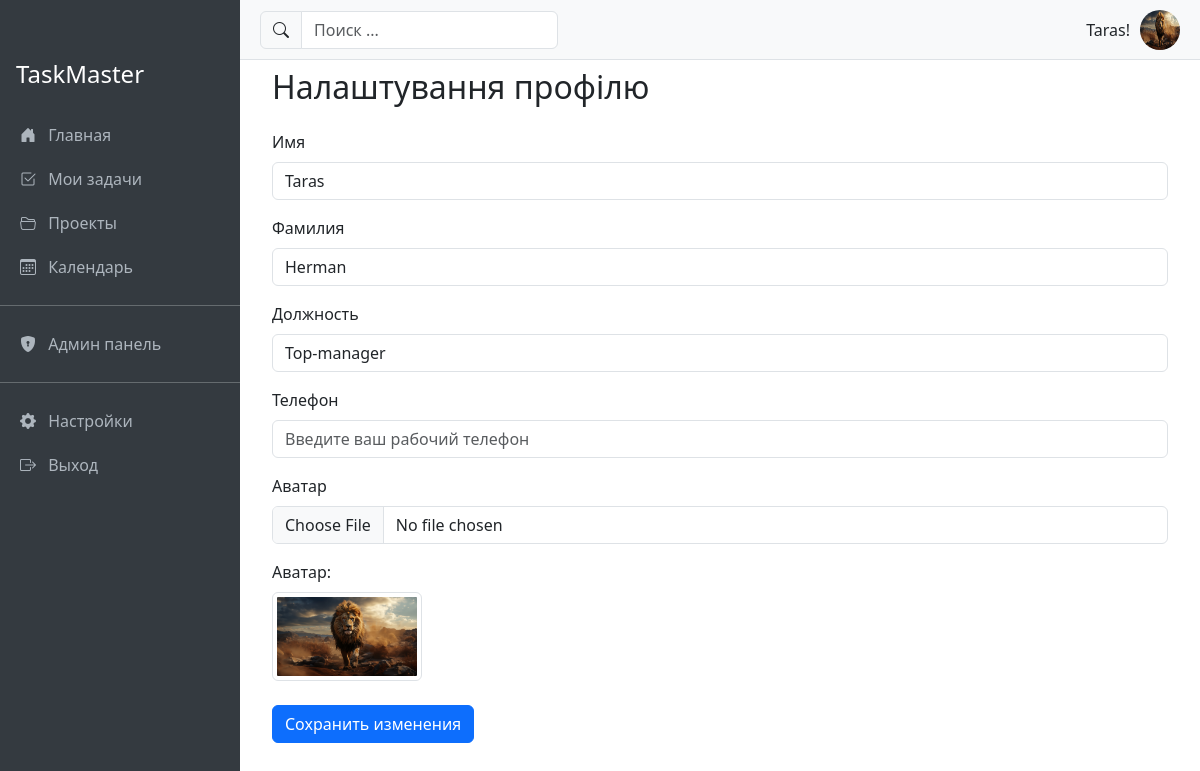
Page /profile/profile (signed in) on the committed database.
### app/models.py (models this page shows, shortened)
class User(db.Model, UserMixin):
    id = db.Column(db.Integer, primary_key=True)
    username = db.Column(db.String(80), unique=True, nullable=False)
    email = db.Column(db.String(120), unique=True, nullable=False)
    password_hash = db.Column(db.String(128), nullable=False)
    telegram_id = db.Column(db.Integer, unique=True, nullable=True)
    is_admin = db.Column(db.Boolean, default=False)
    surname = db.Column(db.String(80), nullable=True)
    position = db.Column(db.String(120), nullable=True)
    phone = db.Column(db.String(20), nullable=True)
    avatar = db.Column(db.String(120), nullable=True)
    authored_tasks = db.relationship('Task', back_populates='creator', foreign_keys='Task.user_id')
    assigned_tasks = db.relationship('Task', back_populates='assignee', foreign_keys='Task.assignee_id')

### app/routes_users.py (the view, shortened to what this page needs)
@profile.route('/profile', methods=['GET', 'POST'])
@login_required
def edit_profile():
    form = ProfileForm(obj=current_user)
    return render_template('settings.html', form=form)

### app/forms.py
class ProfileForm(FlaskForm):
    username = StringField(
        'Имя',
        validators=[DataRequired(), Length(min=3, max=50)],
        render_kw={"placeholder": "Введите ваше имя"}
    )
    surname = StringField(
        'Фамилия',
        validators=[DataRequired(), Length(min=3, max=50)],
        render_kw={"placeholder": "Введите вашу фамилию"}
    )
    position = StringField(
        'Должность',
        validators=[DataRequired(), Length(min=2, max=100)],
        render_kw={"placeholder": "Введите вашу должность"}
    )
    phone = StringField(
        'Телефон',
        validators=[Optional(), Length(max=20)],
        render_kw={"placeholder": "Введите ваш рабочий телефон"}
    )
    avatar = FileField(
        'Аватар',
        validators=[FileAllowed(['jpg', 'png', 'jpeg'], 'Только изображения!')]
    )
    submit = SubmitField('Сохранить изменения')

### app/templates/settings.html (shortened to what this page needs)
{% extends "base.html" %}
{% block content %}
<div class="container mt-5">
    <h2 class="mb-4">Налаштування профілю</h2>
    <form method="POST" enctype="multipart/form-data">
        <div class="mb-3">
            {{ form.username.label(class="form-label") }}
            {{ form.username(class="form-control") }}
        </div>
        <div class="mb-3">
            {{ form.surname.label(class="form-label") }}
            {{ form.surname(class="form-control") }}
        </div>
        <div class="mb-3">
            {{ form.position.label(class="form-label") }}
            {{ form.position(class="form-control") }}
        </div>
        <div class="mb-3">
            {{ form.phone.label(class="form-label") }}
            {{ form.phone(class="form-control") }}
        </div>
        <div class="mb-3">
            {{ form.avatar.label(class="form-label") }}
            {{ form.avatar(class="form-control") }}
        </div>
        <div class="mb-4">
            <label class="form-label">Аватар:</label><br>
            {% if current_user.avatar and current_user.avatar != 'default.png' %}
                <img src="{{ url_for('static', filename='avatars/' ~ current_user.avatar) }}"
                     alt="Аватар"
                     class="img-thumbnail" style="max-width: 150px;">
            {% else %}
                <div class="border rounded d-inline-block" style="width: 100px; height: 100px;">
                    {{ generate_initials_avatar(current_user.username) | safe }}
                </div>
            {% endif %}
        </div>
        <button type="submit" class="btn btn-primary">
            {{ form.submit.label.text }}
        </button>
    </form>
</div>
{% endblock %}

### app/templates/base.html (shortened to what this page needs)
<!DOCTYPE html>
<html lang="ru">
<head>
  <link href="https://cdn.jsdelivr.net/npm/bootstrap@5.3.3/dist/css/bootstrap.min.css" rel="stylesheet" />
  <link href="https://cdn.jsdelivr.net/npm/bootstrap-icons@1.10.5/font/bootstrap-icons.css" rel="stylesheet" />
  <link rel="stylesheet" href="{{ url_for('static', filename='css/base.css') }}">
</head>
<body>
  {% if current_user.is_authenticated %}
  <div class="sidebar">
    <div class="px-3 mb-4">
      <h4>TaskMaster</h4>
    </div>
    <a href="{{ url_for('main.index') }}">
      <i class="bi bi-house-door-fill me-2"></i> Главная
    </a>
    <a href="{{ url_for('tasks.tasks_list') }}">
      <i class="bi bi-check2-square me-2"></i> Мои задачи
    </a>
    <a href="#">
      <i class="bi bi-folder2-open me-2"></i> Проекты
    </a>
    <a href="#">
      <i class="bi bi-calendar3 me-2"></i> Календарь
    </a>
    {% if current_user.is_admin %}
    <hr class="border-light" />
    <a href="{{ url_for('admin.admin_panel') }}">
      <i class="bi bi-shield-lock-fill me-2"></i> Админ панель
    </a>
    {% endif %}
    <hr class="border-light" />
<a href="{{ url_for('profile.edit_profile') }}">
      <i class="bi bi-gear-fill me-2"></i> Настройки
    </a>
    <a href="{{ url_for('auth.logout') }}">
      <i class="bi bi-box-arrow-right me-2"></i> Выход
    </a>
  </div>
  <div class="topbar">
    <form action="{{ url_for('tasks.tasks_list') }}" method="get" class="d-flex">
      <div class="input-group">
        <span class="input-group-text"><i class="bi bi-search"></i></span>
        <input type="text" name="search" value="{{ search_term }}" class="form-control" placeholder="Поиск ..." />
      </div>
    </form>
    <div class="user-info">
    <span>{{ current_user.username if current_user.is_authenticated else 'Гость' }}!</span>
    {% if current_user.avatar and current_user.avatar != 'default.png' %}
      <img src="{{ url_for('static', filename='avatars/' ~ current_user.avatar) }}" alt="Аватар">
    {% endif %}
    </div>
  </div>
  {% endif %}
  <main class="content">
    {% block content %}{% endblock %}
  </main>
  <link href="https://cdn.jsdelivr.net/npm/select2@4.1.0-rc.0/dist/css/select2.min.css" rel="stylesheet" />
</body>
</html>

### app/static/css/base.css (style rules this page uses)
.sidebar { width: 240px; height: 100vh; position: fixed; top: 0; left: 0; background-color: #343a40; color: #fff; padding-top: 60px; }
.sidebar a { color: #adb5bd; padding: 10px 20px; display: block; text-decoration: none; }
.topbar { position: fixed; top: 0; left: 240px; right: 0; height: 60px; background-color: #f8f9fa; border-bottom: 1px solid #dee2e6; display: flex; align-items: center; justify-content: space-between; padding: 0 20px; z-index: 1030; }
.content { margin-left: 240px; padding-top: 80px; padding: 20px; }
.user-info { display: flex; align-items: center; gap: 10px; }
.user-info img { width: 40px; height: 40px; border-radius: 50%; }

### rows in the picture
User: username "Taras", avatar (picture), surname "Herman", position "Top-manager"
